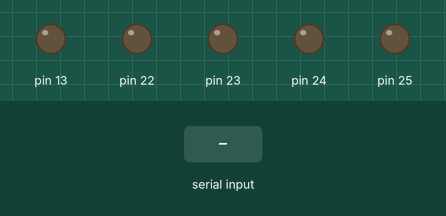
Recording of a sketch running on a simulated Arduino Mega 2560, built with avr-gcc and run on an emulated ATmega2560. Parts: output pins drawn as LEDs (lit = HIGH). The test bench sets the inputs (shaded band).

Above: at 1.2 s.
1.3 s: "1\n" received over Serial
At 2.1 s:
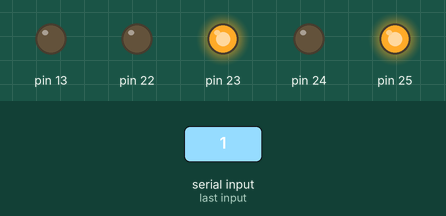
3.1 s: "2\n" received over Serial
At 4.6 s:
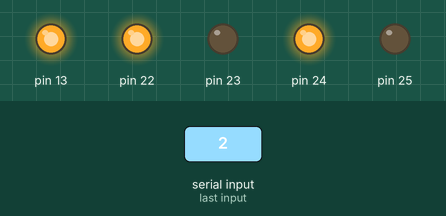
4.9 s: "3\n" received over Serial
At 6.1 s:
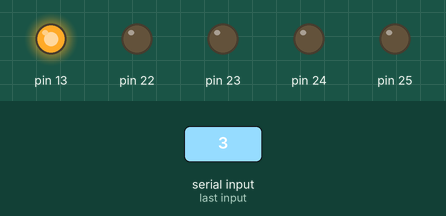
6.7 s: "4\n" received over Serial
At 7.2 s:
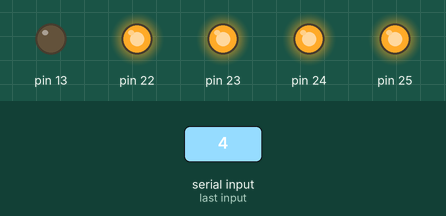
8.2 s: "5\n" received over Serial
At 9.5 s:
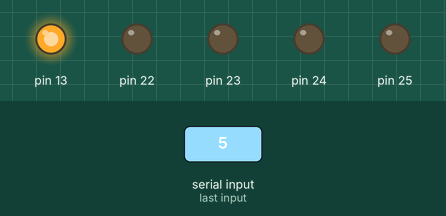
Timing chart, 0 to 10.7 s (numbered marks = the images above; inputs shaded):
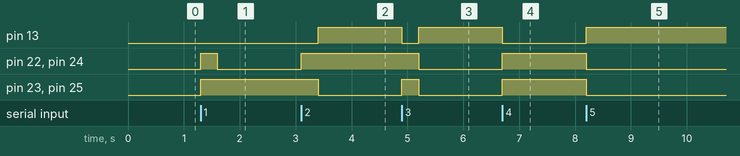

The sketch:

sequence_led.ino
```cpp
int x;
int num;
void all_off();
void all_on();
void setup() {
  // put your setup code here, to run once:
  Serial.begin(115200);
  Serial.setTimeout(1);
  pinMode(22, OUTPUT);
  pinMode(23, OUTPUT);
  pinMode(24, OUTPUT);
  pinMode(25, OUTPUT);
  pinMode(13, OUTPUT);
}

void loop() {
  // put your main code here, to run repeatedly:

  while (!Serial.available());
  x=Serial.readString().toInt();

  if (x==1){
      digitalWrite(22,1);
      digitalWrite(23,1);
      digitalWrite(24,1);
      digitalWrite(25,1);
      digitalWrite(13,0);
      delay(300);
      digitalWrite(22,0);
      digitalWrite(24,0);
      delay(300);

}else if(x==2){
  digitalWrite(22,1);
  digitalWrite(23,1);
  digitalWrite(24,1);
  digitalWrite(25,1);
  digitalWrite(13,0);
  delay(300);
  digitalWrite(23,0);
  digitalWrite(25,0);
  digitalWrite(13,1);
  delay(300);
}else if (x==3){
  digitalWrite(22,1);
  digitalWrite(23,1);
  digitalWrite(24,1);
  digitalWrite(25,1);
  digitalWrite(13,0);
  delay(300);
  digitalWrite(22,0);
  digitalWrite(23,0);
  digitalWrite(24,0);
  digitalWrite(25,0);
  digitalWrite(13,1);
  delay(300);

}else if (x==4){
  digitalWrite(22,1);
  digitalWrite(23,1);
  digitalWrite(24,1);
  digitalWrite(25,1);
  digitalWrite(13,0);
}else if (x==5){
  digitalWrite(22,0);
  digitalWrite(23,0);
  digitalWrite(24,0);
  digitalWrite(25,0);
  digitalWrite(13,1);

}
}
```

Measured:
- after the input at 1.3 s, pin 22, pin 24: LOW → HIGH at once, → LOW 0.30 s later; pin 23, pin 25: LOW → HIGH at once
- after the input at 3.1 s, pin 13: LOW → HIGH after 0.30 s; pin 22, pin 24: LOW → HIGH at once; pin 23, pin 25: HIGH → LOW after 0.30 s
- after the input at 4.9 s, pin 13: HIGH → LOW at once, → HIGH 0.30 s later; pin 22, pin 24: HIGH → LOW after 0.30 s; pin 23, pin 25: LOW → HIGH at once, → LOW 0.30 s later
- after the input at 6.7 s, pin 13: HIGH → LOW at once; pin 22–25: LOW → HIGH at once
- after the input at 8.2 s, pin 13: LOW → HIGH at once; pin 22–25: HIGH → LOW at once
